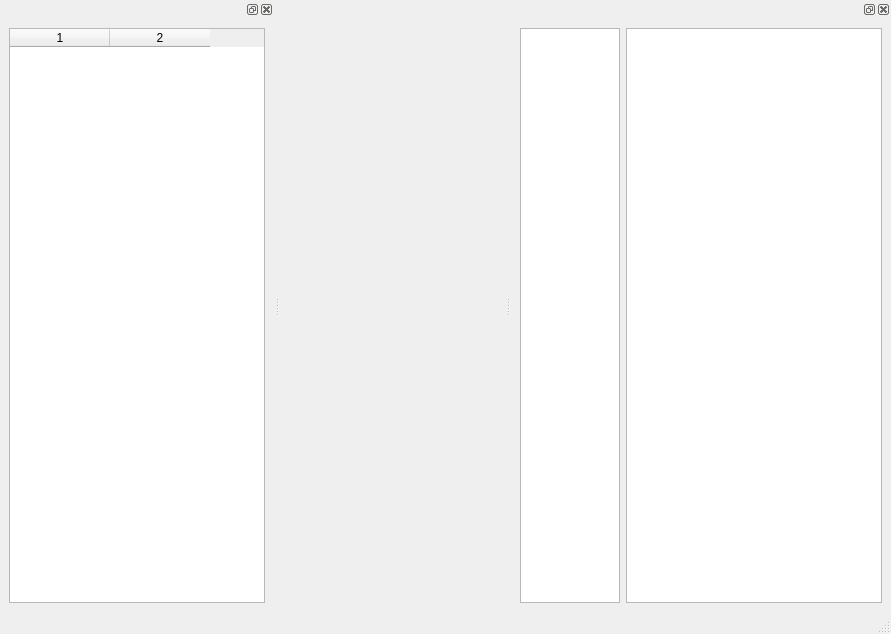
<?xml version="1.0" encoding="UTF-8"?>
<ui version="4.0">
 <class>MainWindow</class>
 <widget class="QMainWindow" name="MainWindow">
  <property name="geometry">
   <rect>
    <x>0</x>
    <y>0</y>
    <width>891</width>
    <height>634</height>
   </rect>
  </property>
  <property name="windowTitle">
   <string>MainWindow</string>
  </property>
  <widget class="QWidget" name="centralwidget">
   <layout class="QHBoxLayout" name="horizontalLayout"/>
  </widget>
  <widget class="QMenuBar" name="menubar">
   <property name="geometry">
    <rect>
     <x>0</x>
     <y>0</y>
     <width>891</width>
     <height>22</height>
    </rect>
   </property>
  </widget>
  <widget class="QStatusBar" name="statusbar"/>
  <widget class="QDockWidget" name="dockWidget">
   <attribute name="dockWidgetArea">
    <number>1</number>
   </attribute>
   <widget class="QWidget" name="dockWidgetContents">
    <layout class="QHBoxLayout" name="horizontalLayout_2">
     <item>
      <widget class="QTableWidget" name="table_index">
       <property name="sortingEnabled">
        <bool>true</bool>
       </property>
       <property name="columnCount">
        <number>2</number>
       </property>
       <column/>
       <column/>
      </widget>
     </item>
    </layout>
   </widget>
  </widget>
  <widget class="QDockWidget" name="dockWidget_3">
   <attribute name="dockWidgetArea">
    <number>2</number>
   </attribute>
   <widget class="QWidget" name="dockWidgetContents_3">
    <layout class="QHBoxLayout" name="horizontalLayout_3" stretch="0,1">
     <item>
      <widget class="QListWidget" name="listWidget">
       <property name="sizeAdjustPolicy">
        <enum>QAbstractScrollArea::AdjustToContents</enum>
       </property>
       <property name="editTriggers">
        <set>QAbstractItemView::NoEditTriggers</set>
       </property>
       <property name="showDropIndicator" stdset="0">
        <bool>false</bool>
       </property>
      </widget>
     </item>
     <item>
      <widget class="XHTML_viewer" name="textBrowser"/>
     </item>
    </layout>
   </widget>
  </widget>
 </widget>
 <customwidgets>
  <customwidget>
   <class>XHTML_viewer</class>
   <extends>QTextBrowser</extends>
   <header location="global">xhtml_viewer.h</header>
  </customwidget>
 </customwidgets>
 <resources/>
 <connections/>
</ui>
